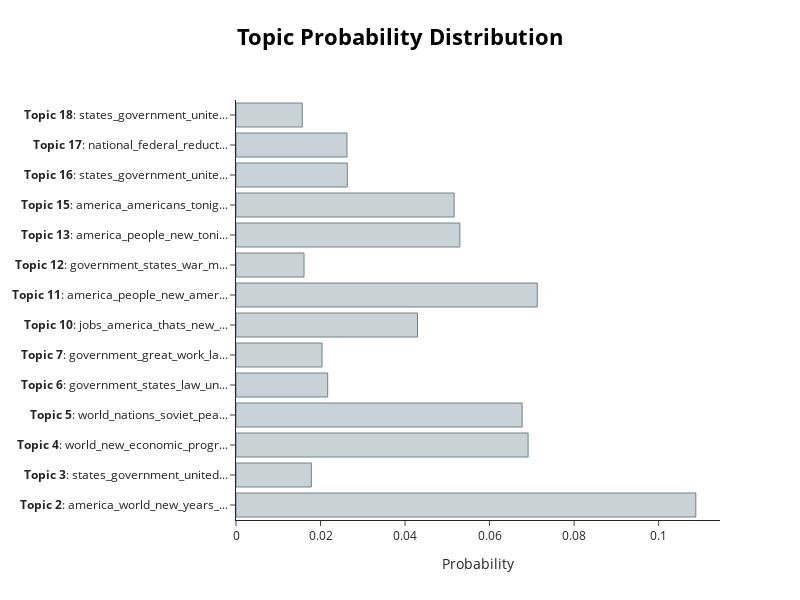

The cell this chart's notebook holds for it:
### Code cell
first_probs = probs[0]
fig = topic_model.visualize_distribution(first_probs)
fig.show()

fig.write_html("outputs/P03_figure_2.html")

### Figure 1 — Plotly figure (JSON) as saved in the notebook; plotly's stock layout.template omitted (floating-point values rounded to 4 significant figures)
{"data": [{"marker": {"color": "#C8D2D7", "line": {"color": "#6E8484", "width": 1}}, "orientation": "h", "type": "bar", "x": [0.1088, 0.01783, 0.06912, 0.06771, 0.0217, 0.02036, 0.04294, 0.07129, 0.01609, 0.05298, 0.05162, 0.02634, 0.02626, 0.01567], "y": ["<b>Topic 2</b>: america_world_new_years_...", "<b>Topic 3</b>: states_government_united...", "<b>Topic 4</b>: world_new_economic_progr...", "<b>Topic 5</b>: world_nations_soviet_pea...", "<b>Topic 6</b>: government_states_law_un...", "<b>Topic 7</b>: government_great_work_la...", "<b>Topic 10</b>: jobs_america_thats_new_...", "<b>Topic 11</b>: america_people_new_amer...", "<b>Topic 12</b>: government_states_war_m...", "<b>Topic 13</b>: america_people_new_toni...", "<b>Topic 15</b>: america_americans_tonig...", "<b>Topic 16</b>: states_government_unite...", "<b>Topic 17</b>: national_federal_reduct...", "<b>Topic 18</b>: states_government_unite..."]}], "layout": {"height": 600, "hoverlabel": {"bgcolor": "white", "font": {"family": "Rockwell", "size": 16}}, "title": {"font": {"color": "Black", "size": 22}, "text": "<b>Topic Probability Distribution</b>", "x": 0.5, "xanchor": "center", "y": 0.95, "yanchor": "top"}, "width": 800, "xaxis": {"title": {"text": "Probability"}}}}
